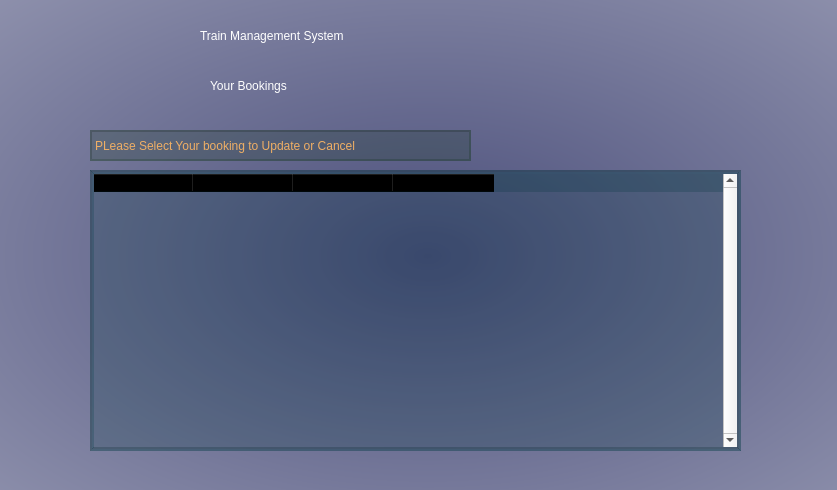
<?xml version="1.0" encoding="UTF-8"?>
<ui version="4.0">
 <class>signin</class>
 <widget class="QWidget" name="signin">
  <property name="geometry">
   <rect>
    <x>0</x>
    <y>0</y>
    <width>837</width>
    <height>490</height>
   </rect>
  </property>
  <property name="windowTitle">
   <string>Form</string>
  </property>
  <property name="styleSheet">
   <string notr="true">QWidget#signin{
background-color:qradialgradient(spread:pad, cx:0.51165, cy:0.523, radius:2, fx:0.511, fy:0.522727, stop:0 rgba(75, 79, 123, 255), stop:1 rgba(255, 255, 255, 255))}</string>
  </property>
  <widget class="QLabel" name="label_2">
   <property name="geometry">
    <rect>
     <x>0</x>
     <y>10</y>
     <width>191</width>
     <height>121</height>
    </rect>
   </property>
   <property name="text">
    <string/>
   </property>
   <property name="pixmap">
    <pixmap>train-station.png</pixmap>
   </property>
   <property name="scaledContents">
    <bool>true</bool>
   </property>
  </widget>
  <widget class="QLabel" name="label">
   <property name="geometry">
    <rect>
     <x>200</x>
     <y>-10</y>
     <width>421</width>
     <height>91</height>
    </rect>
   </property>
   <property name="styleSheet">
    <string notr="true">
font: 26pt &quot;Segoe UI&quot;;color:rgb(255,255,255)</string>
   </property>
   <property name="text">
    <string>Train Management System</string>
   </property>
  </widget>
  <widget class="QLabel" name="label_4">
   <property name="geometry">
    <rect>
     <x>210</x>
     <y>60</y>
     <width>201</width>
     <height>51</height>
    </rect>
   </property>
   <property name="styleSheet">
    <string notr="true">color:rgb(255, 255, 255);
font: 22pt &quot;Segoe UI&quot;;</string>
   </property>
   <property name="text">
    <string>Your Bookings</string>
   </property>
  </widget>
  <widget class="QLabel" name="error">
   <property name="geometry">
    <rect>
     <x>200</x>
     <y>350</y>
     <width>231</width>
     <height>20</height>
    </rect>
   </property>
   <property name="styleSheet">
    <string notr="true">font: 12pt &quot;Segoe UI&quot;;color:rgb(255, 0, 0)</string>
   </property>
   <property name="text">
    <string/>
   </property>
  </widget>
  <widget class="QLabel" name="label_5">
   <property name="geometry">
    <rect>
     <x>90</x>
     <y>130</y>
     <width>381</width>
     <height>31</height>
    </rect>
   </property>
   <property name="mouseTracking">
    <bool>false</bool>
   </property>
   <property name="styleSheet">
    <string notr="true">color:rgb(238, 174, 101);
font: 700 12pt &quot;Segoe UI&quot;;
background-color:rgba(0,40,0,50)</string>
   </property>
   <property name="frameShape">
    <enum>QFrame::WinPanel</enum>
   </property>
   <property name="frameShadow">
    <enum>QFrame::Sunken</enum>
   </property>
   <property name="text">
    <string>PLease Select Your booking to Update or Cancel</string>
   </property>
  </widget>
  <widget class="QTableWidget" name="bookingsTable">
   <property name="geometry">
    <rect>
     <x>90</x>
     <y>170</y>
     <width>651</width>
     <height>281</height>
    </rect>
   </property>
   <property name="font">
    <font>
     <pointsize>12</pointsize>
    </font>
   </property>
   <property name="autoFillBackground">
    <bool>false</bool>
   </property>
   <property name="styleSheet">
    <string notr="true">background-color:rgba(0,50,60,60);
border-color:rgba(0,200,0,200)</string>
   </property>
   <property name="frameShape">
    <enum>QFrame::Box</enum>
   </property>
   <property name="lineWidth">
    <number>2</number>
   </property>
   <property name="verticalScrollBarPolicy">
    <enum>Qt::ScrollBarAlwaysOn</enum>
   </property>
   <property name="tabKeyNavigation">
    <bool>true</bool>
   </property>
   <property name="showDropIndicator" stdset="0">
    <bool>true</bool>
   </property>
   <property name="alternatingRowColors">
    <bool>false</bool>
   </property>
   <property name="selectionMode">
    <enum>QAbstractItemView::ExtendedSelection</enum>
   </property>
   <property name="selectionBehavior">
    <enum>QAbstractItemView::SelectRows</enum>
   </property>
   <property name="showGrid">
    <bool>false</bool>
   </property>
   <property name="wordWrap">
    <bool>false</bool>
   </property>
   <property name="cornerButtonEnabled">
    <bool>false</bool>
   </property>
   <column>
    <property name="text">
     <string>Name</string>
    </property>
   </column>
   <column>
    <property name="text">
     <string>Departure City</string>
    </property>
   </column>
   <column>
    <property name="text">
     <string>Departure Date</string>
    </property>
   </column>
   <column>
    <property name="text">
     <string>Departure Time</string>
    </property>
   </column>
  </widget>
  <widget class="QLabel" name="label_3">
   <property name="geometry">
    <rect>
     <x>630</x>
     <y>20</y>
     <width>211</width>
     <height>101</height>
    </rect>
   </property>
   <property name="text">
    <string/>
   </property>
   <property name="pixmap">
    <pixmap>left train.png</pixmap>
   </property>
   <property name="scaledContents">
    <bool>true</bool>
   </property>
  </widget>
 </widget>
 <resources/>
 <connections/>
</ui>
